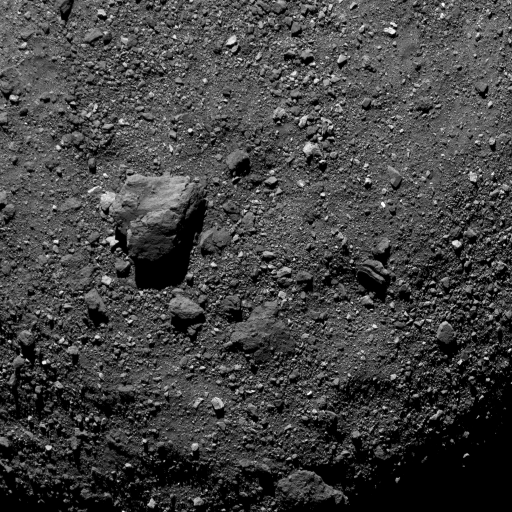
%> input picture BennuLargestBoulder.png, 1024 x 1024 px (shown at 1/2 size)
$ octave testWavelet.m   (GNU Octave 9; MATLAB toolbox functions it lacks are replaced by stand-ins)
%> lines starting %> are read from the running program, lines starting %| are printed output that depends on the picture; in (x1, y1, x2, y2) boxes, pixels count from 0 and x2, y2 are one past the last pixel; in counts of white or black regions, pixels touching at a corner belong together; the program's own positions count from 1
### lidar/smooth.m
function smoothImage2 = smooth(image)
%{
Senior Design
Team Shamrock
Melissa Rowland
12/6/20
smooth
inputs: image - image to be smoothed
outputs: smoothImage - smoothedVersion of image
purpose: Smooth out noise in an image.
questions/future improvements:
-explore edge-preserving filtering options in Image Processing Toolbox
-experiment with various sigma values
%}
sigma = 1;

%Use 2D Gaussian smoothing kernel
smoothImage2 = imgaussfilt(image, sigma);

end

### lidar/multiscaleWavelet.m
function imageEdges = multiscaleWavelet(image)
%{
Senior Design
Team Shamrock
Melissa Rowland
12/6/20
TODO: better documentation
%}

scaleMax = 5; %maximum level of wavelet scale
[row, col] = size(image);

h1 = [1 0 -1;...
      2 0 -2;...
      1 0 -1];
h2 = [1 2 1;...
      0 0 0;...
      -1 -2 -1];
v = [1 2 1;...
     2 4 2;...
     1 2 1];

image1 = filter2(h1, image);
image2 = filter2(h2, image);

ns = h1;
for i = 1:scaleMax
    nsh = conv2(ns, v);
    p = max(max(ns)) / max(max(nsh));

    %increase scale of the wavelet
    image1h = filter2(v, image1) * p;
    image2h = filter2(v, image2) * p;

    %save value of nsh for recursion
    ns = nsh;

    %distinguish noise and real edges
    image1 = image1 .* (abs(image1)<=abs(image1h)) + image1h .* (abs(image1)<=abs(image1h));
    image2 = image2 .* (abs(image2)<=abs(image2h)) + image2h .* (abs(image2)<=abs(image2h));

end

%compute edges
e = image1 .^ 2 + image2 .^ 2;

imageEdges = zeros(row, col);
edgeIdx = find(e > 10^5);
imageEdges(edgeIdx) = 256;
end

### lidar/testWavelet.m
%{
Senior Design
Team Shamrock
Melissa Rowland
12/6/20
testWavelet
Test script for edge detection using wavelet transforms.
%}

clear all
close all

%Read in image, convert to grayscale
Bennu_orig = imread('BennuLargestBoulder.png');
%> Bennu_orig is the input picture: size 1024x1024x3 uint8; min 0, max 254, mean 66.3
Bennu = rgb2gray(Bennu_orig);
Bennu = imresize(Bennu, 1/2);
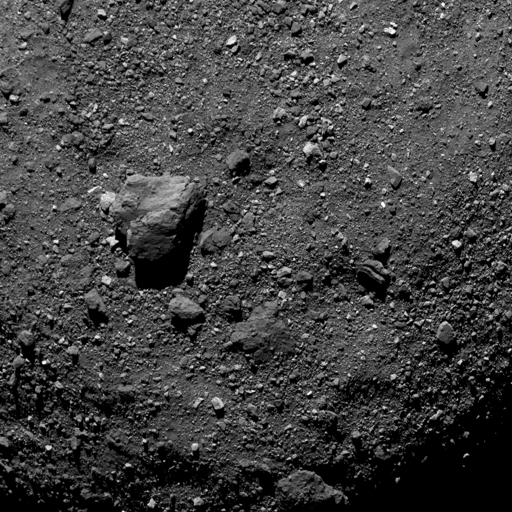
%> Bennu: size 512x512 uint8; min 0, max 255, mean 66.4
imshow(Bennu)

%Perform smoothing to reduce noise
Bennu_smooth = smooth(Bennu);
%> in smooth, `smoothImage2 = imgaussfilt(image, sigma);`:
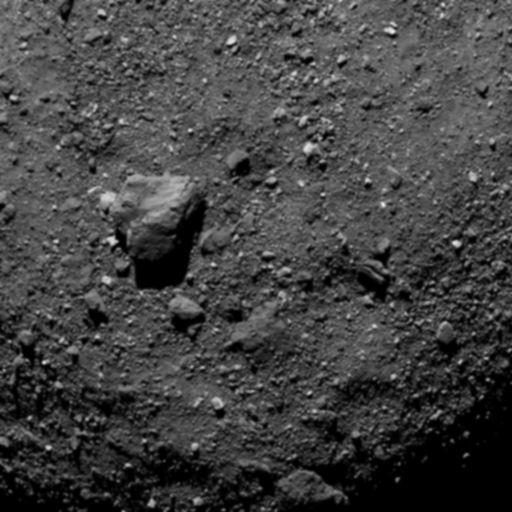
%> smoothImage2: size 512x512 uint8; min 0, max 236, mean 66.4
figure
imshow(Bennu_smooth)

%Try Canny transform
Bennu_canny = edge(Bennu_smooth, 'canny');
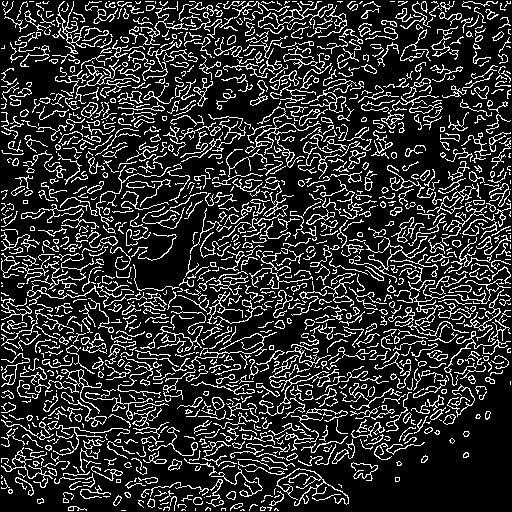
%> Bennu_canny: size 512x512 logical; 18.5% white in thin lines or dots
figure
imshow(Bennu_canny)

%Try multiscale wavelet transform
Bennu_mw = multiscaleWavelet(Bennu_smooth);
%> after the loop in multiscaleWavelet, `for i = 1:scaleMax`:
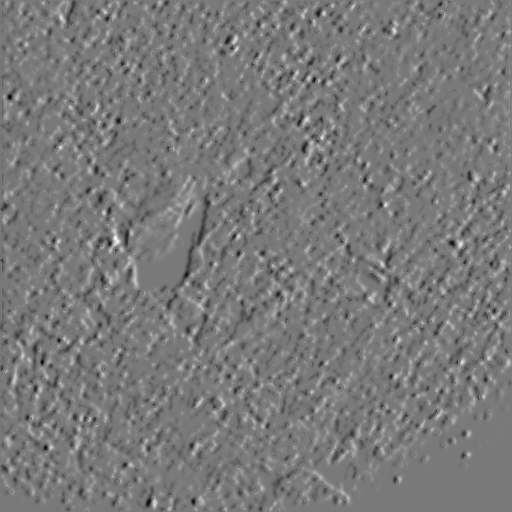
%> image1: size 512x512 double; min -40344.4, max 44098.1, mean 76; drawn with min black and max white
%> after the loop in multiscaleWavelet, `for i = 1:scaleMax`:
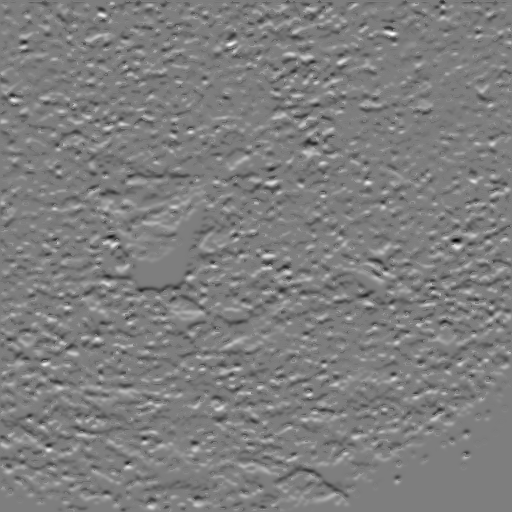
%> image2: size 512x512 double; min -52903.5, max 54131.7, mean 264.6; drawn with min black and max white
%> in multiscaleWavelet, `e = image1 .^ 2 + image2 .^ 2;`:
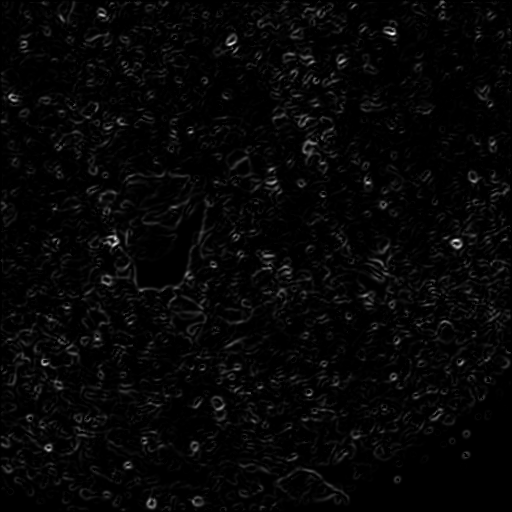
%> e: size 512x512 double; min 0, max 2.99e+09, mean 80466241.8; drawn with min black and max white
%> in multiscaleWavelet, `edgeIdx = find(e > 10^5);`: edgeIdx = 234582 values from 2 to 262020
%> in multiscaleWavelet, `imageEdges(edgeIdx) = 256;`:
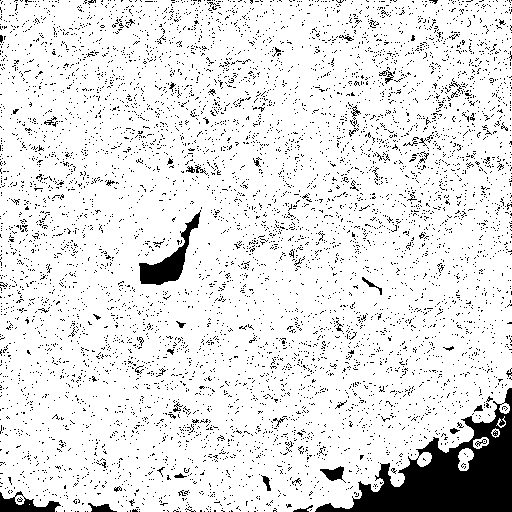
%> imageEdges: size 512x512 double; values 0 (black) and 256 (white), 89.5% white; 6678 black regions (6626 under 20 px), largest, box (x1, y1, x2, y2) and area: (315, 388, 512, 512) 9194, (139, 210, 201, 285) 1289, (0, 491, 61, 512) 607
figure
imshow(Bennu_mw)

$ run again, with 20190329-Northern-Sample-Site-Candidate.png copied over BennuLargestBoulder.png
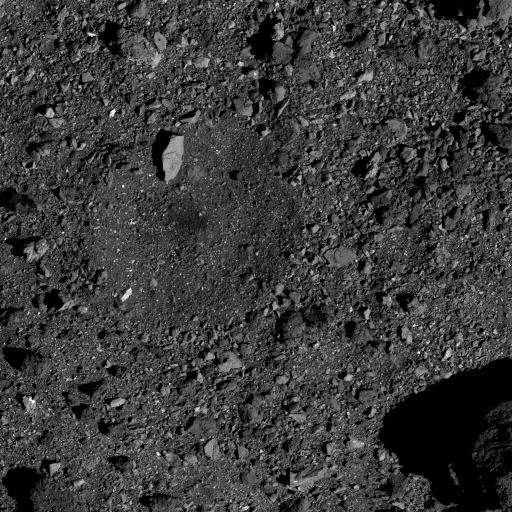
%> input picture 20190329-Northern-Sample-Site-Candidate.png, 1024 x 1024 px (shown at 1/2 size)
%> Bennu_orig is the input picture: size 1024x1024x3 uint8; min 0, max 254, mean 58.5
%> `Bennu_canny = edge(Bennu_smooth, 'canny');`:
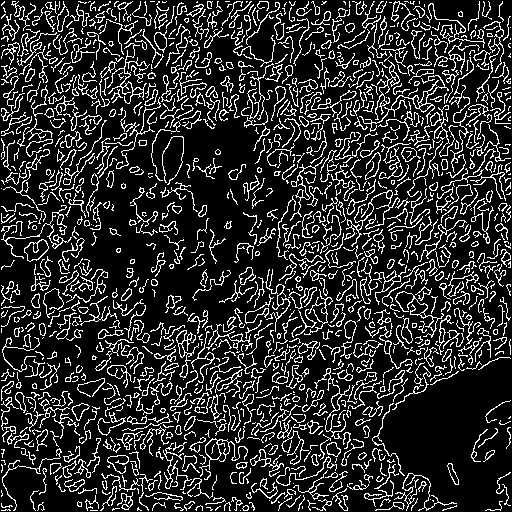
%> Bennu_canny: size 512x512 logical; 17.7% white in thin lines or dots
%> edgeIdx = 235285 values from 3 to 262142
%> in multiscaleWavelet, `imageEdges(edgeIdx) = 256;`:
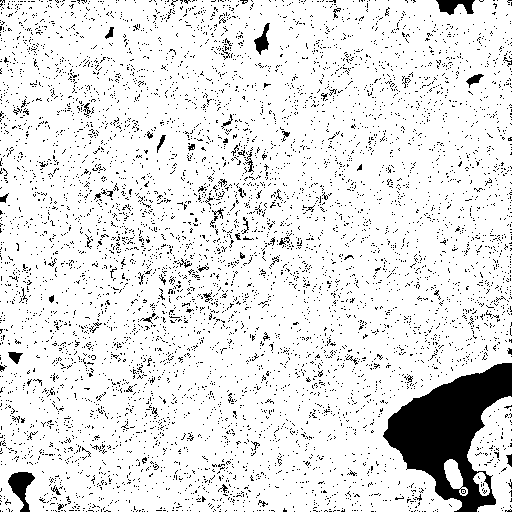
%> imageEdges: size 512x512 double; values 0 (black) and 256 (white), 89.8% white; 6426 black regions (6360 under 20 px), largest, box (x1, y1, x2, y2) and area: (383, 363, 512, 512) 9067, (8, 472, 35, 512) 529, (436, 0, 475, 15) 362

$ run again, with 20190418boulderpit.png copied over BennuLargestBoulder.png
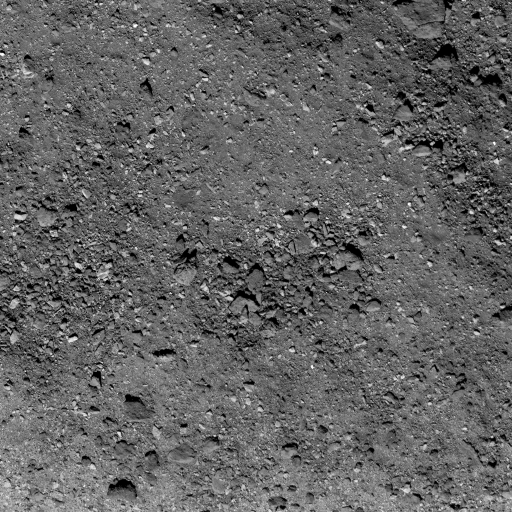
%> input picture 20190418boulderpit.png, 1024 x 1024 px (shown at 1/2 size)
%> Bennu_orig is the input picture: size 1024x1024x3 uint8; min 0, max 254, mean 99.3
%> `Bennu_canny = edge(Bennu_smooth, 'canny');`:
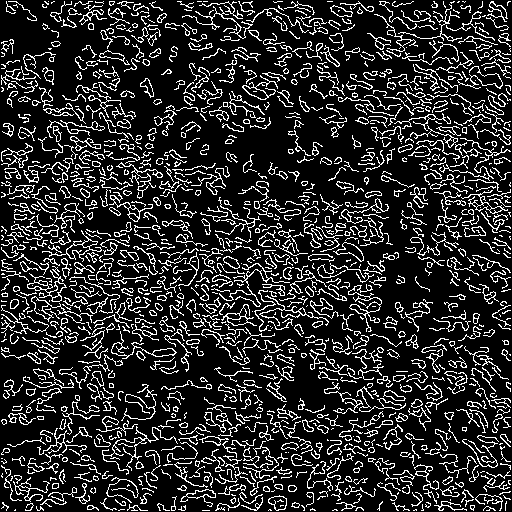
%> Bennu_canny: size 512x512 logical; 17.1% white in thin lines or dots
%> edgeIdx = 241833 values from 3 to 262143
%> in multiscaleWavelet, `imageEdges(edgeIdx) = 256;`:
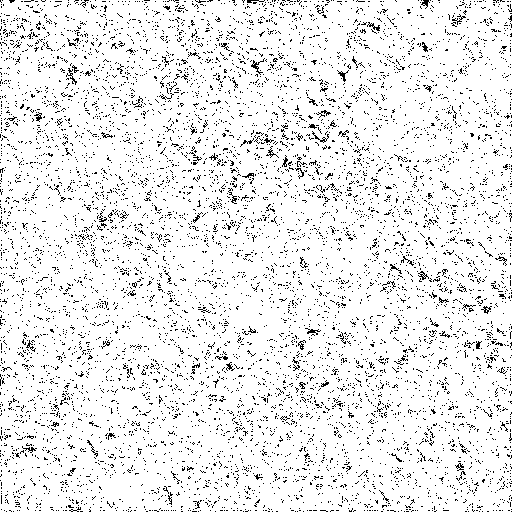
%> imageEdges: size 512x512 double; values 0 (black) and 256 (white), 92.3% white; black in thin lines or dots
